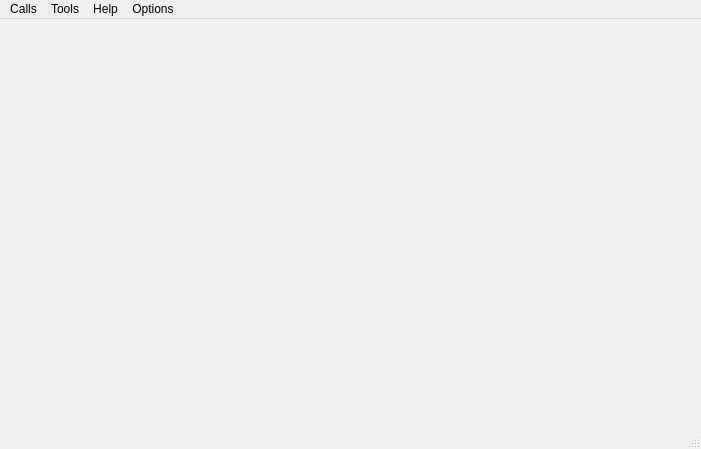
<?xml version="1.0" encoding="UTF-8"?>
<ui version="4.0">
 <class>MainWindow</class>
 <widget class="QMainWindow" name="MainWindow">
  <property name="geometry">
   <rect>
    <x>0</x>
    <y>0</y>
    <width>701</width>
    <height>449</height>
   </rect>
  </property>
  <property name="windowTitle">
   <string>Simple Terminal</string>
  </property>
  <property name="styleSheet">
   <string notr="true">/*QSlider  
{  
    background-color: #ff00ff;   
    border: 3px solid #998;   
    border-radius: 15px;
}  
  
QSlider::groove:horizontal  
{  
    height: 0px;  
    background: qlineargradient(x1:0, y1:0, x2:0, y2:1, stop:0 #B1B1B1, stop:1 #c4c4c4);  
    margin: 2px 0  
}  
QSlider::handle:horizontal   
{  
    background: #999;  
    width: 18px;  
    height: 18px;  
    margin: -12px 1px -12px 1px;  
    border-radius:12px;
    border: 4px solid #ffffff;  
}  */</string>
  </property>
  <widget class="QWidget" name="centralWidget">
   <property name="styleSheet">
    <string notr="true"/>
   </property>
   <layout class="QVBoxLayout" name="verticalLayout">
    <item>
     <layout class="QVBoxLayout" name="verticalLayout_2"/>
    </item>
   </layout>
  </widget>
  <widget class="QMenuBar" name="menuBar">
   <property name="geometry">
    <rect>
     <x>0</x>
     <y>0</y>
     <width>701</width>
     <height>21</height>
    </rect>
   </property>
   <widget class="QMenu" name="menuCalls">
    <property name="title">
     <string>Calls</string>
    </property>
    <addaction name="actionConnect"/>
    <addaction name="actionDisconnect"/>
    <addaction name="separator"/>
    <addaction name="actionQuit"/>
   </widget>
   <widget class="QMenu" name="menuTools">
    <property name="title">
     <string>Tools</string>
    </property>
    <addaction name="actionConfigure"/>
    <addaction name="actionClear"/>
   </widget>
   <widget class="QMenu" name="menuHelp">
    <property name="title">
     <string>Help</string>
    </property>
    <addaction name="actionAbout"/>
    <addaction name="actionAboutQt"/>
   </widget>
   <widget class="QMenu" name="menuOptions">
    <property name="title">
     <string>Options</string>
    </property>
    <addaction name="action_0_001"/>
    <addaction name="action_0_005"/>
    <addaction name="action_0_01"/>
    <addaction name="action_0_05"/>
    <addaction name="action_0_1"/>
    <addaction name="action_0_5"/>
    <addaction name="action"/>
    <addaction name="action_30"/>
    <addaction name="action_100"/>
    <addaction name="action_200"/>
    <addaction name="action_2"/>
   </widget>
   <addaction name="menuCalls"/>
   <addaction name="menuTools"/>
   <addaction name="menuHelp"/>
   <addaction name="menuOptions"/>
  </widget>
  <widget class="QStatusBar" name="statusBar"/>
  <action name="actionAbout">
   <property name="text">
    <string>&amp;About</string>
   </property>
   <property name="toolTip">
    <string>About program</string>
   </property>
   <property name="shortcut">
    <string>Alt+A</string>
   </property>
  </action>
  <action name="actionAboutQt">
   <property name="text">
    <string>About Qt</string>
   </property>
  </action>
  <action name="actionConnect">
   <property name="icon">
    <iconset resource="terminal.qrc">
     <normaloff>:/images/connect.png</normaloff>:/images/connect.png</iconset>
   </property>
   <property name="text">
    <string>C&amp;onnect</string>
   </property>
   <property name="toolTip">
    <string>Connect to serial port</string>
   </property>
   <property name="shortcut">
    <string>Ctrl+O</string>
   </property>
  </action>
  <action name="actionDisconnect">
   <property name="icon">
    <iconset resource="terminal.qrc">
     <normaloff>:/images/disconnect.png</normaloff>:/images/disconnect.png</iconset>
   </property>
   <property name="text">
    <string>&amp;Disconnect</string>
   </property>
   <property name="toolTip">
    <string>Disconnect from serial port</string>
   </property>
   <property name="shortcut">
    <string>Ctrl+D</string>
   </property>
  </action>
  <action name="actionConfigure">
   <property name="icon">
    <iconset resource="terminal.qrc">
     <normaloff>:/images/settings.png</normaloff>:/images/settings.png</iconset>
   </property>
   <property name="text">
    <string>&amp;Configure</string>
   </property>
   <property name="toolTip">
    <string>Configure serial port</string>
   </property>
   <property name="shortcut">
    <string>Alt+C</string>
   </property>
  </action>
  <action name="actionClear">
   <property name="icon">
    <iconset resource="terminal.qrc">
     <normaloff>:/images/clear.png</normaloff>:/images/clear.png</iconset>
   </property>
   <property name="text">
    <string>C&amp;lear</string>
   </property>
   <property name="toolTip">
    <string>Clear data</string>
   </property>
   <property name="shortcut">
    <string>Alt+L</string>
   </property>
  </action>
  <action name="actionQuit">
   <property name="icon">
    <iconset resource="terminal.qrc">
     <normaloff>:/images/application-exit.png</normaloff>:/images/application-exit.png</iconset>
   </property>
   <property name="text">
    <string>&amp;Quit</string>
   </property>
   <property name="shortcut">
    <string>Ctrl+Q</string>
   </property>
  </action>
  <action name="action_0_01">
   <property name="text">
    <string>Диапазон +-0.01</string>
   </property>
  </action>
  <action name="action_0_05">
   <property name="text">
    <string>Диапазон +-0.05</string>
   </property>
  </action>
  <action name="action_0_1">
   <property name="text">
    <string>Диапазон +-0.1</string>
   </property>
  </action>
  <action name="action_0_5">
   <property name="text">
    <string>Диапазон +-0.5</string>
   </property>
  </action>
  <action name="action_0_005">
   <property name="text">
    <string>Диапазон +-0.005</string>
   </property>
  </action>
  <action name="action_0_001">
   <property name="text">
    <string>Диапазон +-0.001</string>
   </property>
  </action>
  <action name="action">
   <property name="text">
    <string>Без фильтра</string>
   </property>
  </action>
  <action name="action_30">
   <property name="text">
    <string>Фильтр 20</string>
   </property>
  </action>
  <action name="action_100">
   <property name="text">
    <string>Фильтр 50</string>
   </property>
  </action>
  <action name="action_200">
   <property name="text">
    <string>Фильтр 100</string>
   </property>
  </action>
  <action name="action_2">
   <property name="text">
    <string>Авто</string>
   </property>
  </action>
 </widget>
 <layoutdefault spacing="6" margin="11"/>
 <resources>
  <include location="terminal.qrc"/>
 </resources>
 <connections/>
</ui>
